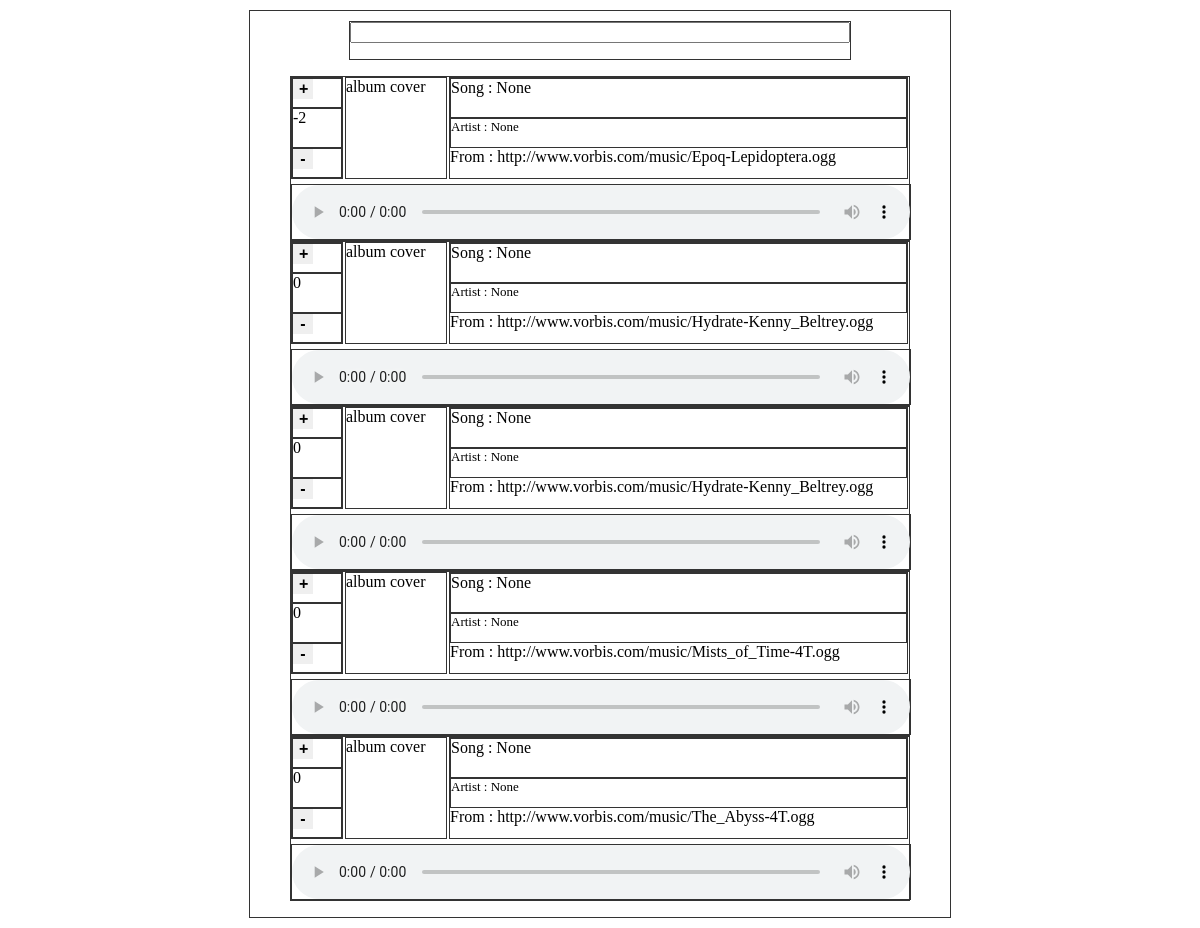
The page /music_playlist/ on the database as committed earlier.
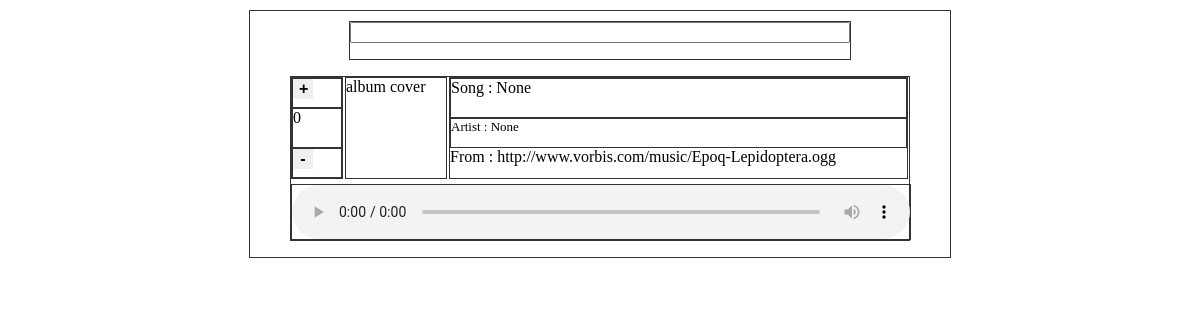
The same page on the database as committed later.
### music_playlist/models.py (models this page shows, shortened)
class Song(models.Model):
    song_name = models.CharField(max_length=200, null=True)
    artist_name = models.CharField(max_length=100, null=True)
    media_url = models.CharField(max_length=300, null=True)
    song_url = models.CharField(max_length=300)
    times_played = models.IntegerField(default=0)
    up_vote = models.IntegerField(default=0)
    down_vote = models.IntegerField(default=0)
    submit_user = models.CharField(default='anon', max_length=20)
    def show_song_votes(self):
        return self.up_vote - self.down_vote

### music_playlist/views.py (the view)
def index(request):
    song_list = Song.objects.all()[:5]
    context = {'song_list' : song_list}
    return render(request, 'music_playlist/index.html', context)

### music_playlist/templates/music_playlist/index.html (shortened to what this page needs)
{% load staticfiles %}
<html>
  <head>
    <link href="{% static 'music_playlist/style.css' %}" type="text/css" rel="stylesheet" />
  </head>
  <body>
    <div id="music-playlist">
      <div id="music-search">
	<form action="/music_playlist/add_song/" method="post">
	  <input type="text" name="add_song" id="add_song_box" class="add_song_box_c"/>
	</form>
      </div>
      {% if song_list %}
      <ul>
	{% for song in song_list %}
	<li class="songlet">
	  <div class="voting">
	    <div class="voting-up">
	    <form action="/music_playlist/up_vote/{{ song.id }}/" method="post">
	    <button name="up_vote" value="+">+</button>
	    </form>
	    </div>
	    <div class="voting-count">
	    <span>{{ song.show_song_votes }}</span>
	    </div>
	    <div class="voting-down">
	    <form action="/music_playlist/down_vote/{{ song.id }}/" method="post">
	      <button name="up_vote" value="+">-</button>
	    </form>
	    </div>
	  </div>
	  <div class="album-cover">
	    album cover
	  </div>
	  <div class="song-details">
	    <div class="song-name">Song : {{ song.song_name }}</div>
	    <div class="artist-name">Artist : {{ song.artist_name }}</div>
	    <div class="song-from">From : {{ song.song_url }}</div>
	  </div>
	  <div class="audio-player">
	    <audio class="song" src="{{ song.media_url }}" controls > No mp3 support </audio>
	  </div>
	</li>
      {% endfor %}
    </ul>
    {% else %}
    <p>No songs are available, Need to add</p>
    {% endif %}
    </div>
  </body>
</html>

### music_playlist/static/music_playlist/style.css (style rules this page uses)
#music-playlist { margin : 10px auto 10px auto; width : 700px; border: 1px solid #333333; }
#music-search { margin : 10px auto 10px auto; width : 500px ; border: 1px solid #333333; }
.add_song_box_c { width: 100%; }
.songlet { width : 618px; border: 1px solid #333333; }
.song { width : 100%; clear: both; margin-top : 5px; border: 1px solid #333333; }
.voting { height : 100px; width : 50px; float: left; border: 1px solid #333333; }
button { display : block; font-size : 1em; font-weight: bold; border: 0px; width: 20px; }
.voting-up { height: 28px; border: 1px solid #333333; }
.voting-down { height:28px; border: 1px solid #333333; }
.voting-count { height:38px; border: 1px solid #333333; }
.album-cover { width : 100px; height : 100px; float: left; margin-left : 2px; border: 1px solid #333333; }
.song-details { height:100px; float: left; width: 457px;; margin-left : 2px; border: 1px solid #333333; }
.audio-player { width: 100%; }
.songlet { list-style-type : none }
ul { list-style-type : none }
.song-name { font-size : medium; border: 1px solid #333333; height: 38px; }
.artist-name { font-size : small; height: 28px; border: 1px solid #333333; }

Rows that differ between the two databases and show on the page:
removed Song: show_song_votes "0", song_name "None", artist_name "None", song_url "http://www.vorbis.com/music/Hydrate-Kenny_Beltrey.ogg"
removed Song: show_song_votes "0", song_name "None", artist_name "None", song_url "http://www.vorbis.com/music/Hydrate-Kenny_Beltrey.ogg"
removed Song: show_song_votes "0", song_name "None", artist_name "None", song_url "http://www.vorbis.com/music/Mists_of_Time-4T.ogg"
removed Song: show_song_votes "0", song_name "None", artist_name "None", song_url "http://www.vorbis.com/music/The_Abyss-4T.ogg"
changed Song "None": show_song_votes "-2" → "0"
